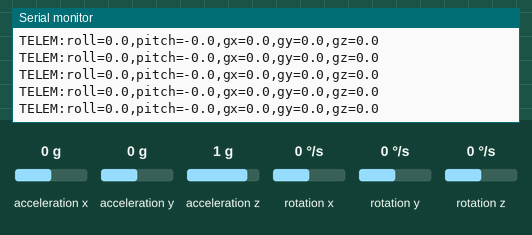
Bench run of a sketch on a simulated ESP8266 (NodeMCU). On the bench: the last lines printed to the serial monitor. Wiring (inferred from the names in the program): MPU-6050 motion sensor at I2C address 0x68. The test bench sets the inputs (shaded band); at power-on: acceleration x 0 g, acceleration y 0 g, acceleration z 1 g, rotation x 0 °/s, rotation y 0 °/s, rotation z 0 °/s.

Above: at 2.6 s.
2.7 s: acceleration x set to -1.4 g
At 2.84 s:
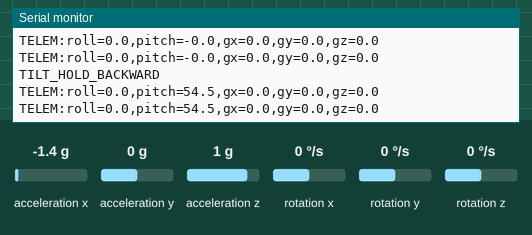
4.4 s: acceleration x set to 0 g
At 4.53 s:
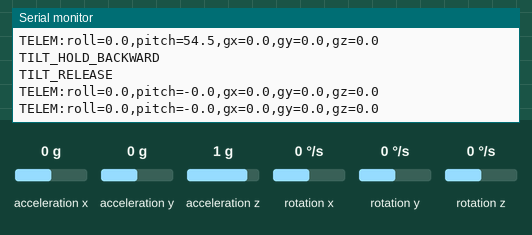
5.9 s: acceleration y set to -1.4 g
At 6.11 s:
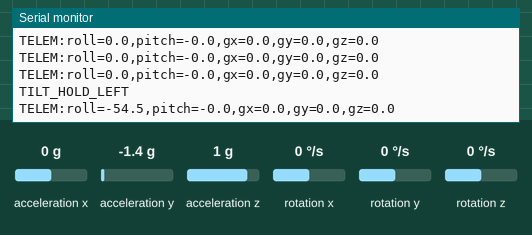
7.6 s: acceleration y set to 0.8 g
At 7.9 s:
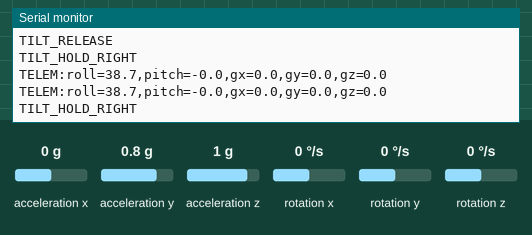
9.3 s: acceleration z set to -1.4 g
At 9.5 s:
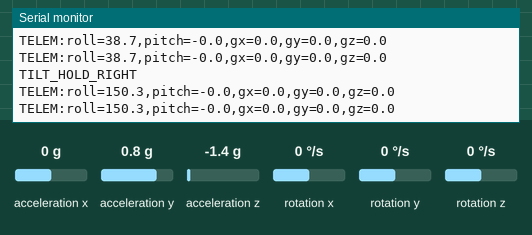
Timing chart, 0 to 11.8 s (numbered marks = the images above; inputs shaded):
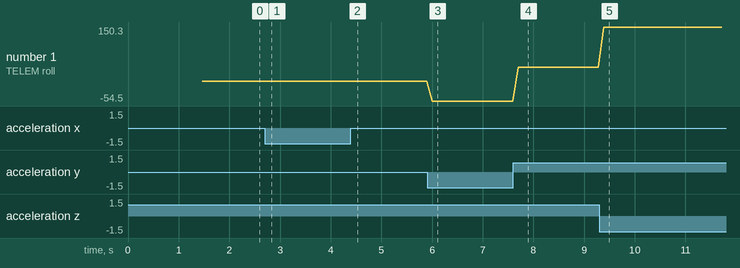

Measured:
- after the input at 2.7 s, the serial monitor: prints a new line at once (image 1)
- after the input at 4.4 s, the serial monitor: prints a new line at once (image 2)
- after the input at 5.9 s, the serial monitor: prints a new line at once (image 3)
- after the input at 7.6 s, the serial monitor: prints a new line at once (image 4)
- after the input at 9.3 s, the serial monitor: prints a new line after 0.09 s (image 5)
- plotted number 1: 0 → -54.5 after the input at 5.9 s, -54.5 → 38.7 after the input at 7.6 s, 38.7 → 150.3 after the input at 9.3 s

The sketch:

firmware.ino
```cpp
#include <Arduino.h>
#include <Wire.h>
#include <math.h>

// I2C Pin definitions for ESP8266
#ifndef D2
#define D2 4 // SDA
#endif
#ifndef D1
#define D1 5 // SCL
#endif

// MPU6050 Default I2C Address
uint8_t mpu_addr = 0x68;

// Gesture thresholds - adjusted for ~25% gentler sensitivity
const float TILT_ACTIVATE_DEG      = 26.0;     // Slightly higher deadzone (was 22.0) to prevent accidental triggers
const float TILT_RELEASE_DEG       = 15.0;     // Clean release threshold (was 12.0)
const unsigned long TILT_REPEAT_MS = 275;      // Throttled hold repeat rate by ~25% (was 200ms -> 275ms)

// Gyroscope flick / swipe detection
const float GYRO_FLICK_THRESHOLD_DPS = 210.0; // Slightly cleaner flick threshold (was 180.0)
const unsigned long FLICK_COOLDOWN_MS  = 350;  // Debounce cooldown window (was 300ms)
const unsigned long TILT_SUPPRESS_AFTER_FLICK_MS = 180; // Rebound suppression window
enum TiltState {
    TILT_NONE,
    TILT_LEFT,
    TILT_RIGHT,
    TILT_FORWARD,
    TILT_BACKWARD
};

TiltState currentTilt = TILT_NONE;
unsigned long lastTiltRepeatTime = 0;

unsigned long lastFlickTime = 0;
unsigned long suppressTiltUntil = 0;
unsigned long lastTelemTime = 0;

// Calibration baseline offsets
float base_roll  = 0.0;
float base_pitch = 0.0;
float base_gx    = 0.0;
float base_gy    = 0.0;
float base_gz    = 0.0;

// Write single byte to I2C register
bool writeMPU(uint8_t reg, uint8_t data) {
    Wire.beginTransmission(mpu_addr);
    Wire.write(reg);
    Wire.write(data);
    return (Wire.endTransmission() == 0);
}

// Read raw sensor data from MPU6050 (14 bytes starting at 0x3B)
bool readMPURaw(int16_t &ax, int16_t &ay, int16_t &az,
                int16_t &gx, int16_t &gy, int16_t &gz) {
    Wire.beginTransmission(mpu_addr);
    Wire.write(0x3B);
    if (Wire.endTransmission(false) != 0) {
        return false;
    }
    if (Wire.requestFrom((uint8_t)mpu_addr, (uint8_t)14) != 14) {
        return false;
    }
    ax = (Wire.read() << 8) | Wire.read();
    ay = (Wire.read() << 8) | Wire.read();
    az = (Wire.read() << 8) | Wire.read();
    int16_t raw_temp = (Wire.read() << 8) | Wire.read(); // temperature (unused)
    gx = (Wire.read() << 8) | Wire.read();
    gy = (Wire.read() << 8) | Wire.read();
    gz = (Wire.read() << 8) | Wire.read();
    return true;
}

void calibrateSensor(int samples = 50) {
    float sum_roll = 0;
    float sum_pitch = 0;
    float sum_gx = 0;
    float sum_gy = 0;
    float sum_gz = 0;
    int valid = 0;

    for (int i = 0; i < samples; i++) {
        int16_t raw_ax, raw_ay, raw_az, raw_gx, raw_gy, raw_gz;
        if (readMPURaw(raw_ax, raw_ay, raw_az, raw_gx, raw_gy, raw_gz)) {
            float ax = (raw_ax / 8192.0) * 9.80665;
            float ay = (raw_ay / 8192.0) * 9.80665;
            float az = (raw_az / 8192.0) * 9.80665;
            float gx = raw_gx / 65.5;
            float gy = raw_gy / 65.5;
            float gz = raw_gz / 65.5;

            float r = atan2(ay, az) * 180.0 / PI;
            float p = atan2(-ax, sqrt(ay * ay + az * az)) * 180.0 / PI;

            sum_roll += r;
            sum_pitch += p;
            sum_gx += gx;
            sum_gy += gy;
            sum_gz += gz;
            valid++;
        }
        delay(12);
    }

    if (valid > 0) {
        base_roll  = sum_roll / valid;
        base_pitch = sum_pitch / valid;
        base_gx    = sum_gx / valid;
        base_gy    = sum_gy / valid;
        base_gz    = sum_gz / valid;
    }
}

void setup() {
    Serial.begin(9600);
    delay(500);
    Serial.println();
    Serial.println("STATUS:INITIALIZING");

    Wire.begin(D2, D1);
    Wire.setClock(50000); // 50kHz for rock-solid stability
    delay(200);

    // Auto-detect & connect to MPU6050 (0x68 or 0x69)
    bool found = false;
    while (!found) {
        Wire.beginTransmission(0x68);
        if (Wire.endTransmission() == 0) {
            mpu_addr = 0x68;
            found = true;
            break;
        }
        Wire.beginTransmission(0x69);
        if (Wire.endTransmission() == 0) {
            mpu_addr = 0x69;
            found = true;
            break;
        }
        Serial.println("STATUS:SEARCHING_SENSOR");
        delay(400);
    }

    // Wake up MPU6050: write 0x00 to PWR_MGMT_1 (0x6B)
    writeMPU(0x6B, 0x00);
    delay(40);
    // Configure DLPF: 21Hz low-pass filter (0x1A = 0x03)
    writeMPU(0x1A, 0x03);
    // Configure Accel Range: +/- 4g (0x1C = 0x08)
    writeMPU(0x1C, 0x08);
    // Configure Gyro Range: +/- 500 deg/s (0x1B = 0x08)
    writeMPU(0x1B, 0x08);
    delay(40);

    // Baseline calibration (50 samples ~ 600ms)
    Serial.println("STATUS:CALIBRATING");
    calibrateSensor(50);

    Serial.println("STATUS:READY");
}

void loop() {
    unsigned long now = millis();

    // Check for incoming serial calibration commands
    if (Serial.available()) {
        String cmd = Serial.readStringUntil('\n');
        cmd.trim();
        if (cmd == "CAL" || cmd == "TARE" || cmd == "CALIBRATE") {
            currentTilt = TILT_NONE;
            Serial.println("STATUS:CALIBRATING");
            calibrateSensor(50);
            Serial.println("STATUS:READY");
        }
    }

    int16_t raw_ax, raw_ay, raw_az;
    int16_t raw_gx, raw_gy, raw_gz;

    if (!readMPURaw(raw_ax, raw_ay, raw_az, raw_gx, raw_gy, raw_gz)) {
        delay(10);
        return;
    }

    // Convert raw accel (+/- 4g range -> 8192 LSB/g) to m/s^2
    float ax = (raw_ax / 8192.0) * 9.80665;
    float ay = (raw_ay / 8192.0) * 9.80665;
    float az = (raw_az / 8192.0) * 9.80665;

    // Convert raw gyro (+/- 500 deg/s range -> 65.5 LSB/(deg/s))
    float gx = raw_gx / 65.5;
    float gy = raw_gy / 65.5;
    float gz = raw_gz / 65.5;

    // Compute roll and pitch from gravity vector
    float raw_roll  = atan2(ay, az) * 180.0 / PI;
    float raw_pitch = atan2(-ax, sqrt(ay * ay + az * az)) * 180.0 / PI;

    // Apply baseline offset
    float roll  = raw_roll - base_roll;
    float pitch = raw_pitch - base_pitch;

    // Normalize angles to -180 .. +180
    while (roll > 180.0)  roll -= 360.0;
    while (roll < -180.0) roll += 360.0;
    while (pitch > 180.0)  pitch -= 360.0;
    while (pitch < -180.0) pitch += 360.0;

    // Cleaned gyro rates
    float gx_clean = gx - base_gx;
    float gy_clean = gy - base_gy;
    float gz_clean = gz - base_gz;

    // Telemetry stream at 10 Hz (every 100ms)
    if (now - lastTelemTime >= 100) {
        lastTelemTime = now;
        Serial.printf("TELEM:roll=%.1f,pitch=%.1f,gx=%.1f,gy=%.1f,gz=%.1f\n",
                      roll, pitch, gx_clean, gy_clean, gz_clean);
    }

    // Gyro-based Flick / Swipe detection
    if (now - lastFlickTime > FLICK_COOLDOWN_MS) {
        float absGx = fabs(gx_clean);
        float absGy = fabs(gy_clean);

        if (absGx > GYRO_FLICK_THRESHOLD_DPS && absGx > absGy * 1.2) {
            if (gx_clean > 0) {
                Serial.println("SWIPE_RIGHT");
            } else {
                Serial.println("SWIPE_LEFT");
            }
            lastFlickTime = now;
            suppressTiltUntil = now + TILT_SUPPRESS_AFTER_FLICK_MS;
        } else if (absGy > GYRO_FLICK_THRESHOLD_DPS && absGy > absGx * 1.2) {
            if (gy_clean > 0) {
                Serial.println("SWIPE_UP");
            } else {
                Serial.println("SWIPE_DOWN");
            }
            lastFlickTime = now;
            suppressTiltUntil = now + TILT_SUPPRESS_AFTER_FLICK_MS;
        }
    }

    // Tilt-and-Hold suppression during flick recovery
    if (now < suppressTiltUntil) {
        delay(10);
        return;
    }

    // State-Aware Tilt-and-Hold with clean Hysteresis
    if (currentTilt == TILT_NONE) {
        if (roll > TILT_ACTIVATE_DEG) {
            currentTilt = TILT_RIGHT;
            lastTiltRepeatTime = now;
            Serial.println("TILT_HOLD_RIGHT");
        } else if (roll < -TILT_ACTIVATE_DEG) {
            currentTilt = TILT_LEFT;
            lastTiltRepeatTime = now;
            Serial.println("TILT_HOLD_LEFT");
        } else if (pitch > TILT_ACTIVATE_DEG) {
            currentTilt = TILT_BACKWARD;
            lastTiltRepeatTime = now;
            Serial.println("TILT_HOLD_BACKWARD");
        } else if (pitch < -TILT_ACTIVATE_DEG) {
            currentTilt = TILT_FORWARD;
            lastTiltRepeatTime = now;
            Serial.println("TILT_HOLD_FORWARD");
        }
    } else {
        bool released = false;
        switch (currentTilt) {
            case TILT_RIGHT:
                if (roll < TILT_RELEASE_DEG) released = true;
                break;
            case TILT_LEFT:
                if (roll > -TILT_RELEASE_DEG) released = true;
                break;
            case TILT_BACKWARD:
                if (pitch < TILT_RELEASE_DEG) released = true;
                break;
            case TILT_FORWARD:
                if (pitch > -TILT_RELEASE_DEG) released = true;
                break;
            default:
                released = true;
                break;
        }

        if (released) {
            currentTilt = TILT_NONE;
            Serial.println("TILT_RELEASE");
        } else {
            // Continually repeat every TILT_REPEAT_MS
            if (now - lastTiltRepeatTime >= TILT_REPEAT_MS) {
                lastTiltRepeatTime = now;
                switch (currentTilt) {
                    case TILT_LEFT:     Serial.println("TILT_HOLD_LEFT"); break;
                    case TILT_RIGHT:    Serial.println("TILT_HOLD_RIGHT"); break;
                    case TILT_FORWARD:  Serial.println("TILT_HOLD_FORWARD"); break;
                    case TILT_BACKWARD: Serial.println("TILT_HOLD_BACKWARD"); break;
                    default: break;
                }
            }
        }
    }

    delay(10);
}
```
